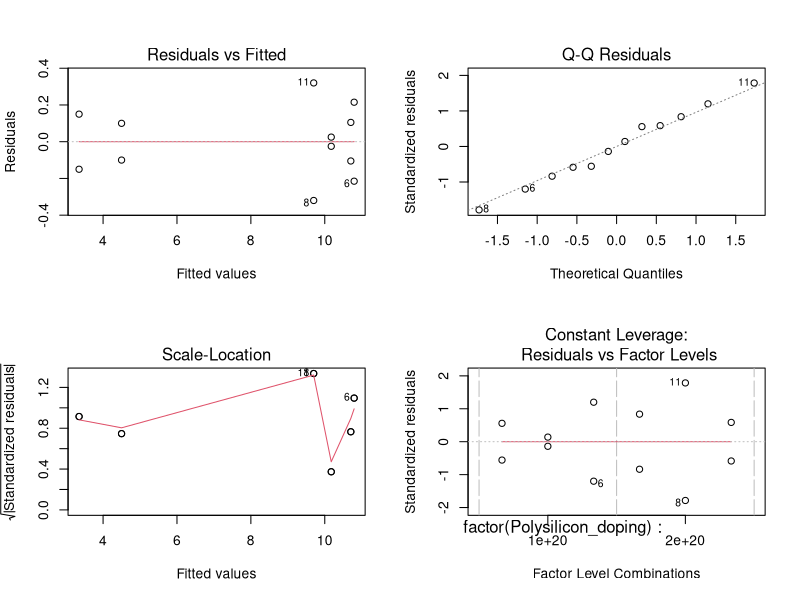
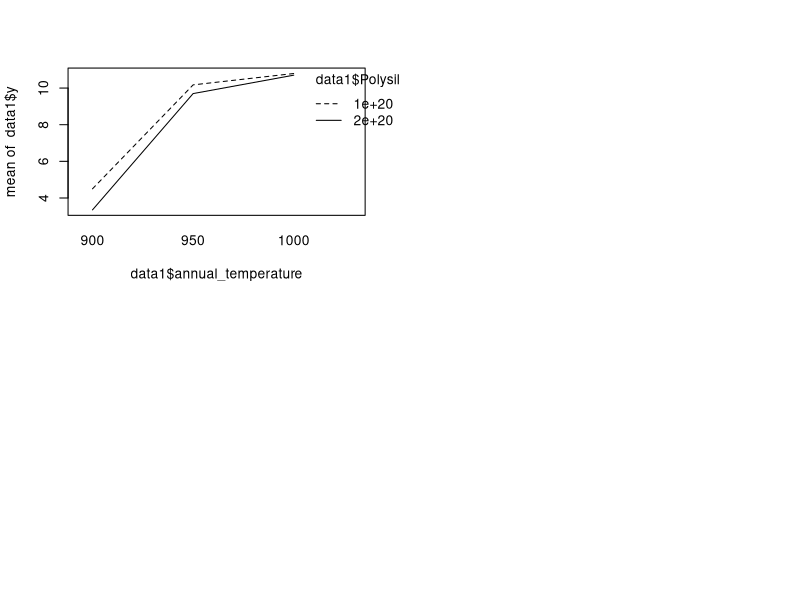
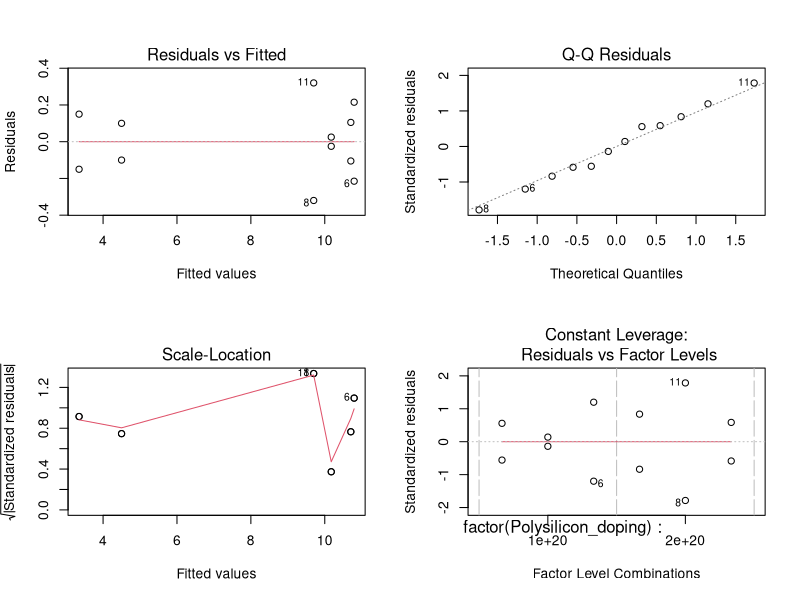

Write R code to recreate these figures, in order. (Note: this script raises an error after producing the figures.)
data1<-as.data.frame(t(matrix(c(1*10^20, 900, 4.60,
1*10^20, 950, 10.15,
1*10^20, 1000, 11.01,
1*10^20, 900, 4.40,
1*10^20, 950, 10.20,
1*10^20, 1000, 10.58,
2*10^20, 900, 3.20,
2*10^20, 950, 9.38,
2*10^20, 1000, 10.81,
2*10^20, 900, 3.50,
2*10^20, 950, 10.02,
2*10^20, 1000, 10.60
),3,12)))

names(data1)[names(data1) == "V1"] <- "Polysilicon_doping"
names(data1)[names(data1)== "V2"] <- "annual_temperature"
names(data1)[names(data1)== "V3"] <- "y"

model<-aov(y~factor(Polysilicon_doping)*factor(annual_temperature),data=data1)
summary(model)

#b) prepare appropriate residual plots and comment on the model's adequacy
par(mfrow=c(2,2))
plot(model)

#c) Under what conditions would you operate this process?
# Which condition can we maximize the yield of the chemical process?
interaction.plot(data1$annual_temperature,data1$Polysilicon_doping,data1$y)

#b) prepare appropriate residual plots and comment on the model's adequacy
par(mfrow=c(2,2))
plot(model)

Temp2<-data1$annual_temperature^2
Poly2<-data1$Polysilicon_doping^2

data2<-cbind(Temp2, data1)
model2<-lm(y~annual_temperature*Polysilicon_doping+Temp2, data=data2)
summary(model2)

model3<-aov(y~Polysilicon_doping*annual_temperature+Temp2,data=data2)
summary(model3)

#10
data<-as.data.frame(t(matrix(c(160, 10,
171, 15,
175, 15,
182, 20,
184, 20,
181, 20,
188, 25,
193, 25,
195, 28,
200, 30,
),2,10)))

data<-as.data.frame(t(matrix(c(10,160, 
15, 171,
15, 175, 
20, 182, 
20, 184, 
20, 181, 
25, 188, 
25, 193, 
28, 195, 
30, 200, 
),2,10)))
names(data)[names(data) == "V1"] <- "Percent_hardwood"
names(data)[names(data) == "V2"] <- "y"


